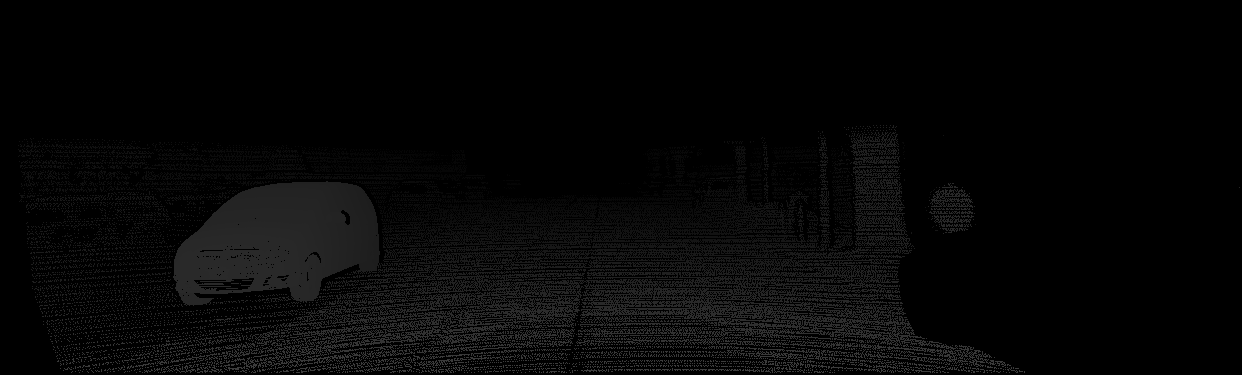
#> input picture TestKitti/disp.png, 1242 x 375 px
$ python TestDiparity2Depth.py
#> lines starting #> are read from the running program, lines starting #| are printed output that depends on the picture; after the words box and inside, x2 and y2 are one past the last pixel; in counts of white or black regions, pixels touching at a corner belong together
# encoding=utf-8

import os
import cv2
import pcl
import numpy as np


def points2pcd(points, PCD_FILE_PATH):
    """
    """

    # 写文件句柄
    handle = open(PCD_FILE_PATH, 'a')

    # 得到点云点数
    point_num = points.shape[0]

    # pcd头部（重要）
    handle.write('# .PCD v0.7 - Point Cloud Data file format\nVERSION 0.7\nFIELDS x y z\nSIZE 4 4 4\nTYPE F F F\nCOUNT 1 1 1')
    string = '\nWIDTH ' + str(point_num)
    handle.write(string)
    handle.write('\nHEIGHT 1\nVIEWPOINT 0 0 0 1 0 0 0')
    string = '\nPOINTS ' + str(point_num)
    handle.write(string)
    handle.write('\nDATA ascii')

    # 依次写入点
    for i in range(point_num):
        string = '\n' + str(points[i, 0]) + ' ' + \
            str(points[i, 1]) + ' ' + str(points[i, 2])
        handle.write(string)

    handle.close()


def points2ply(points, colors, ply_f_path):
    """
    """
    # 读取三维点坐标和颜色信息
    points = np.hstack([points.reshape(-1, 3), colors.reshape(-1, 3)])
    np.savetxt(ply_f_path, points, fmt='%f %f %f %d %d %d')  # 必须先写入，然后利用write()在头部插入ply header

    ply_header = '''ply
    format ascii 1.0
    element vertex %(vert_num)d
    property float x
    property float y
    property float z
    property uchar red
    property uchar green
    property uchar blue
    end_header
    \n
    '''

    with open(ply_f_path, 'r+') as f:
        old = f.read()
        f.seek(0)
        f.write(ply_header % dict(vert_num=len(points)))
        f.write(old)


def test():
    """
    KITTI视差图——>深度图——>点云
    """
    def disp2depth(b, f, disp):
        """
        """
        disp = disp.astype(np.float32)
        non_zero_inds = np.where(disp)

        depth = np.zeros_like(disp, dtype=np.float32)
        depth[non_zero_inds] = b * f / disp[non_zero_inds]

        return depth

    disp_f_path = './disp.png'
    img_f_path = './img.png'
    if not (os.path.isfile(disp_f_path) or os.path.isfile(img_f_path)):
        print('[Err]: invalid disparity/image file path.')
        return

    # KITTI数据集参数
    f = 721   # pixel
    b = 0.54  # m

    # 读取视差图
    disp = cv2.imread(disp_f_path, cv2.IMREAD_ANYDEPTH)
#> disp is the input picture: shape (375, 1242) uint16; min 0, max 16406, mean 1634.3
    print('Disparity image data type: ', disp.dtype)
#| Disparity image data type:  uint16

    # 读取BGR图
    bgr = cv2.imread(img_f_path, cv2.IMREAD_COLOR)
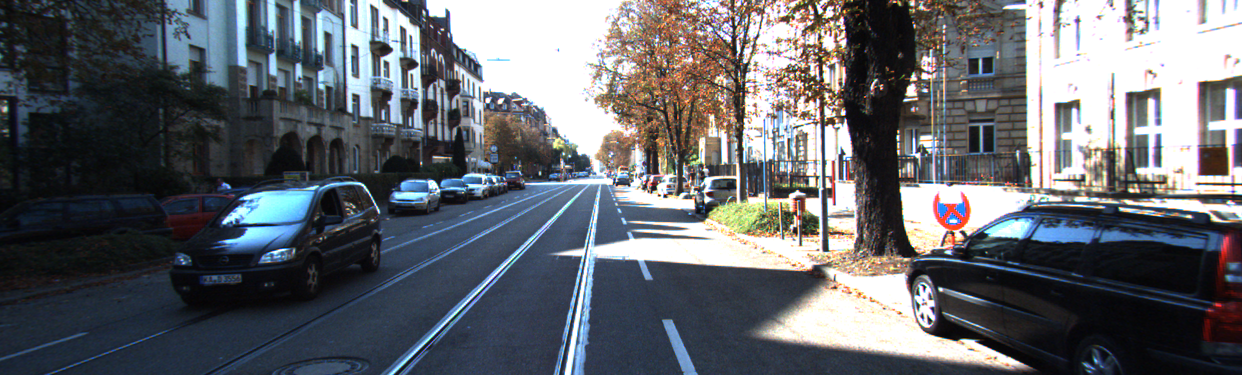
#> input picture TestKitti/img.png, 1242 x 375 px
#> bgr is the input picture: shape (375, 1242, 3); mean B, G, R 107.6, 102.1, 98.9
    print('BGR image data type: ', bgr.dtype)
#| BGR image data type:  uint8

    assert (bgr.shape[:2] == disp.shape[:2])

    H, W = disp.shape[:2]
#> H = 375; W = 1242
    c, r = np.meshgrid(np.arange(W), np.arange(H))
    # print(c, '\n', r)
    # x, y = np.arange(W), np.arange(H)
    cx, cy = W*0.5, H*0.5
#> cx = 621; cy = 187.5

    # 视差图(uint16)——>深度图(float32)
    depth = disp2depth(b, f, disp)
#> in disp2depth, `disp = disp.astype(np.float32)`:
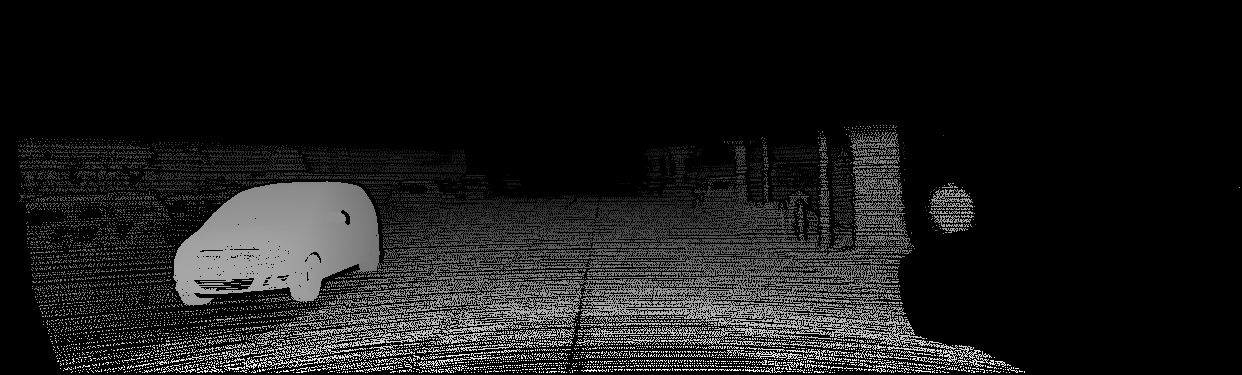
#> disp: shape (375, 1242) float32; min 0, max 16406, mean 1634.3; drawn with min black and max white
#> in disp2depth, `non_zero_inds = np.where(disp)`: non_zero_inds = 87712 positions, rows 125 to 372, columns 18 to 1239
#> in disp2depth, `depth[non_zero_inds] = b * f / disp[non_zero_inds]`:
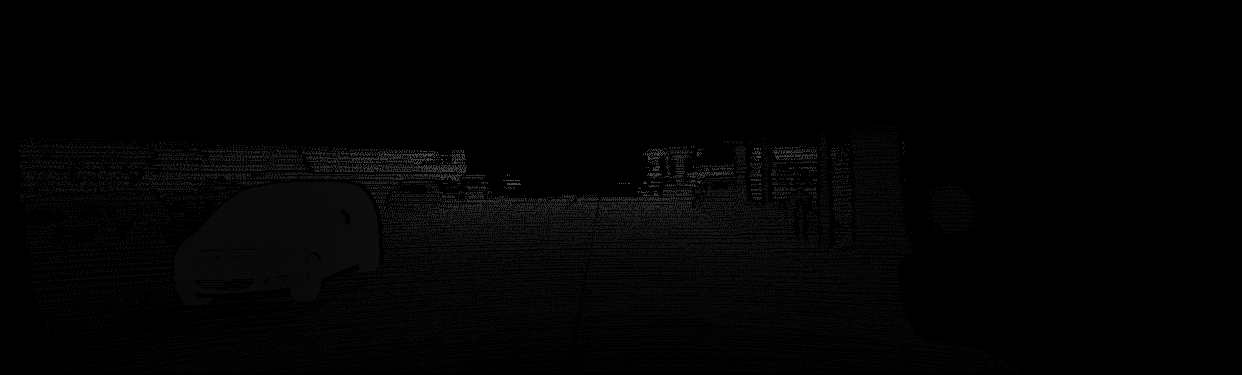
#> depth: shape (375, 1242) float32; min 0, max 0.329, mean 0.0113

    # 深度图——>点云x, y, z
    points = np.zeros((H, W, 3), dtype=np.float32)
    colors = np.zeros((H, W, 3), dtype=np.uint8)
    points[r, c, 0] = (c - cx) * depth / f  # x
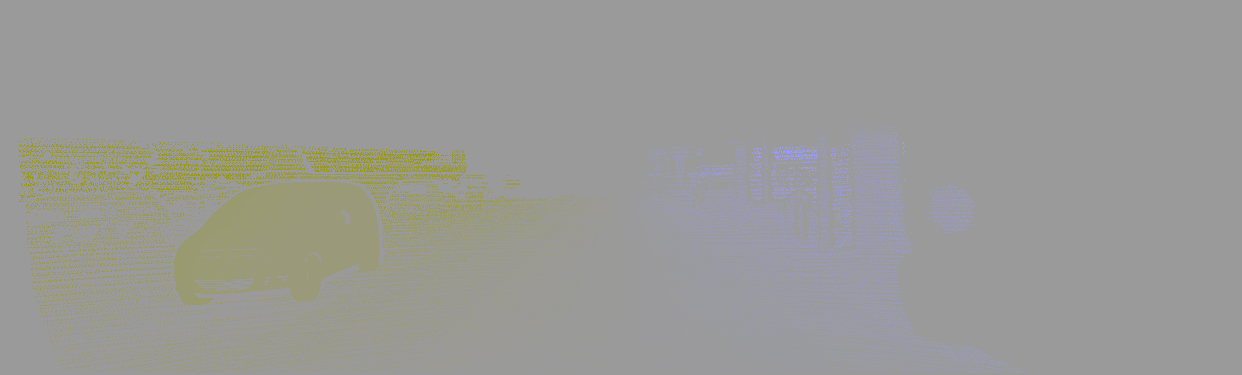
#> points: shape (375, 1242, 3) float32; mean of channels 0, 1, 2 -0.00188, 0, 0; drawn with min black and max white
    points[r, c, 1] = (r - cy) * depth / f  # y
#> points: shape (375, 1242, 3) float32; 18.83% of pixels changed, all inside (x1, y1, x2, y2) = (18, 125, 1240, 373)
    points[r, c, 2] = depth                 # z
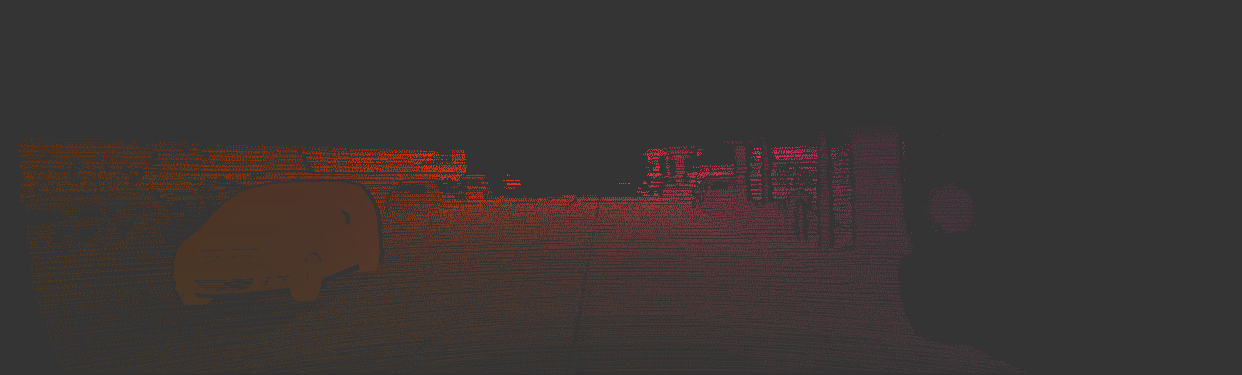
#> points: shape (375, 1242, 3) float32; mean of channels 0, 1, 2 -0.00188, 0.00069, 0.0113; drawn with min black and max white
    # points = np.reshape(points, (H*W, 3))

    colors = bgr[:, :, ::-1]

    # 保存pcd点云文件
    points2pcd(points, './pc.pcd')
    print('PCD poind cloud saved.')

    # 保存ply点云文件
    points2ply(points, colors, './ply.ply')
    print('Ply poind cloud saved.')

    # ---------- 保存深度图
    depth *= 1000.0  # m ——> mm
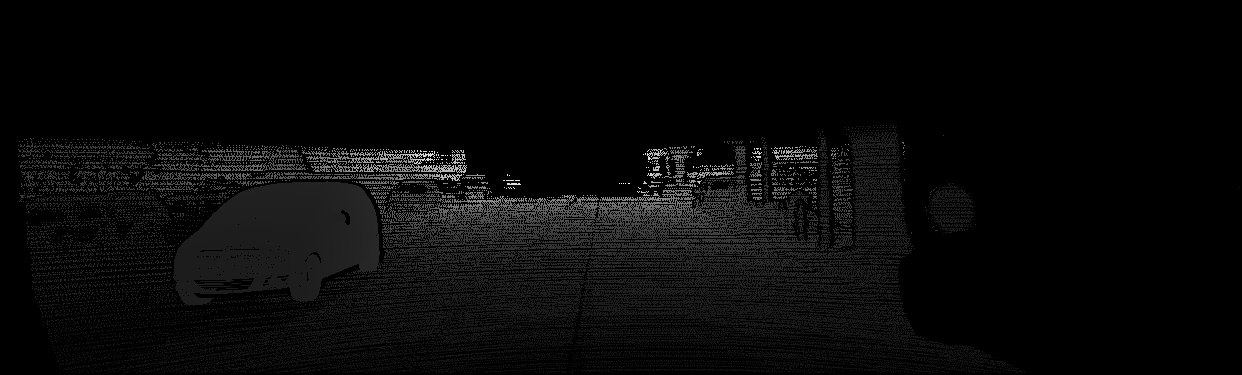
#> depth: shape (375, 1242) float32; 18.83% of pixels changed, all inside (x1, y1, x2, y2) = (18, 125, 1240, 373); drawn with min black and max white
    depth = depth.astype(np.uint16)
    cv2.imwrite('./depth.png', depth)
    print('Depth image written.')


if __name__ == '__main__':
    test()
